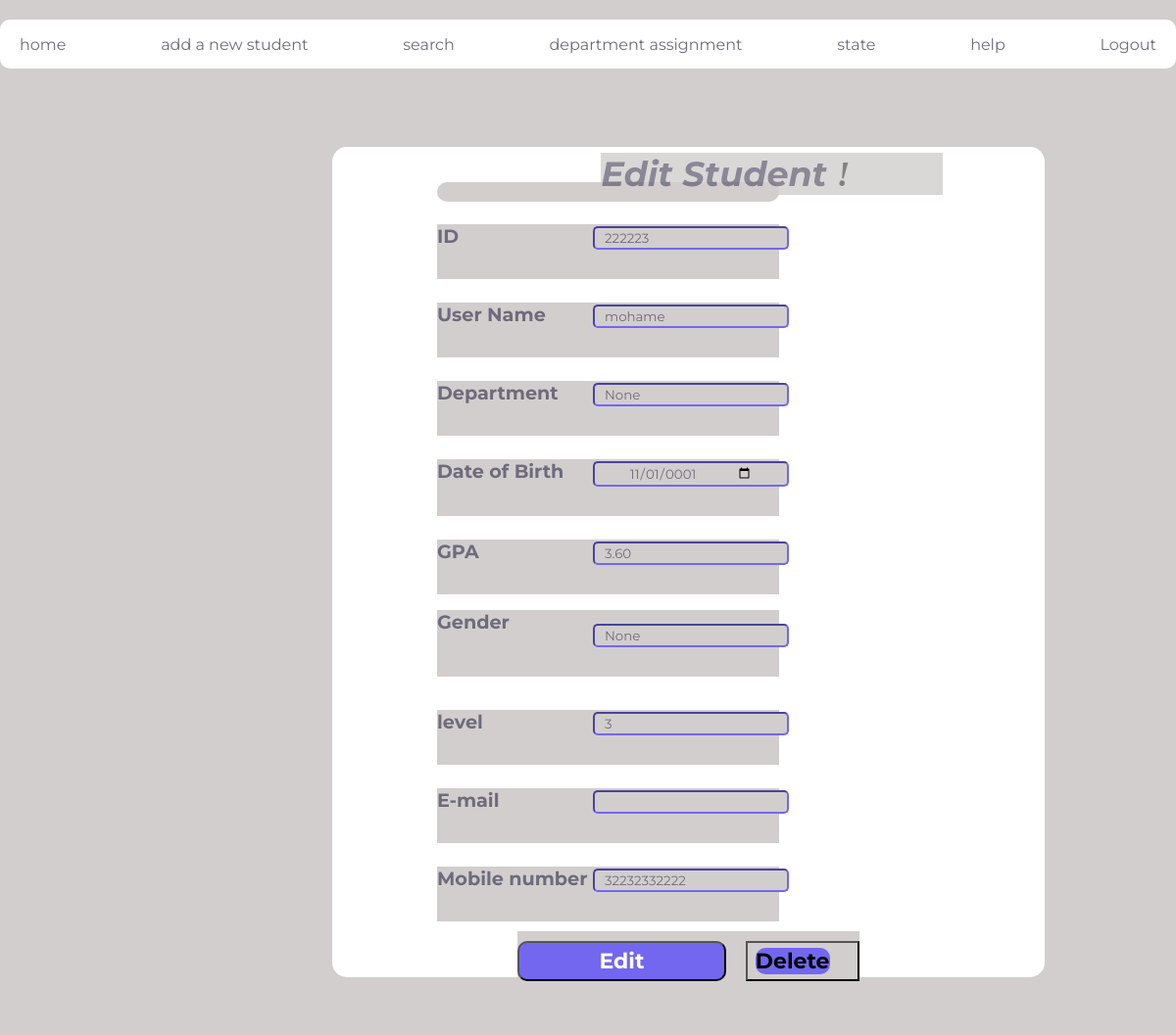
Screenshot of /edit.html/222223/ with the database file from the repository.
### pages/models.py (models this page shows, shortened)
class student(models.Model):
    name = models.CharField(max_length=15)
    gpa = models.DecimalField(max_digits=3, decimal_places=2)
    Id = models.IntegerField(primary_key=True)
    date = models.DateField()
    gender = models.CharField(max_length=5 , null=True )
    level = models.CharField(max_length=10 , null=True )
    status = models.BooleanField(default=True , null=True )
    dep = models.CharField(max_length=10,null=True)
    email = models.CharField(max_length=10)
    mobile = models.IntegerField()
    class Meta:
        ordering = ['-gpa']

### pages/views.py (the view)
# urls.py: path('edit.html/<int:ID>/', views.edit, name='edit'),
def edit(request,ID):
    stu = student.objects.get(Id=ID)
    return render(request, 'pages/pages/edit.html',{'stu':stu})

### templates/pages/pages/edit.html (shortened to what this page needs)
{% extends 'base.html' %}
{% load static %}
{% block edit %}
<!DOCTYPE html>
<html>
    <head>
        <link rel="stylesheet"href="{%static 'css/edit.css'%}">
        <link rel="stylesheet" href="https://cdnjs.cloudflare.com/ajax/libs/font-awesome/4.7.0/css/font-awesome.min.css">
    </head>
    <body>
        <form action="{% url 'update' stu.Id %}" method="POST" class="user_form">
          <div class="Userdiv">
            <div class="header">
                <p >edit student <span>!</span></p>
               </div>
           <div class="fkid">
             <label for="id" >ID</label>
                <input type="text"  name="edit1" id="id" value="{{stu.Id}}" >
           </div>
          <br>
            <div class="user">
                <label for="user">User Name</label>
            <input type="text"  name="edit" id="user" minlength="6" maxlength="24" value="{{stu.name}}" required  >
            </div>
        <br>
           <div class="department user">
            <label for="department">Department</label>
            <input type="text" disabled name="dp" id="user" minlength="6" maxlength="24" value="{{stu.dep}}" required  >
            </div>
        <br>
           <div class="date">
            <label for="date">Date of Birth</label>
            <input type="date"  name="date" id="date" value="{{stu.date|date:"Y-m-d"}}" >
           </div>
          <br>
            <div class="gpa">
                <label for="gpa">GPA</label>
            <input type="number"  name="GPA" id="gpa" step="0.1" min="0"max="4" required value="{{stu.gpa}}" >
            </div>
          <br>
           <div class="gender">
           <span id="gend"><p>Gender</p></span>
           <div class="gpa">
        <input type="text" name="gender" required value="{{stu.gender}}" >
        </div>
           </div>
          <br>
            <div class="level">
                <label for="lev"> level</label>
                <input type="number" name="level" id="lev" min="0" max="4" required  value="{{stu.level}}">
            </div>
            <br>
           <div class="email">
            <label for="email">E-mail</label>
            <input type="email"  name="e-mail" id="email" required >
           </div>
           <br>
           <div class="mobile"> <label for="mobile-number">Mobile number</label>
            <input type="tel"  name="mobile" id="mobile-number"  required  minlength="11" maxlength="11"  value="{{stu.mobile}}"></div>
           <div class="buttons">
               <br>
               <input type="submit" class="delete" value="Edit">
               <button><a id="delete" class="delete" href="{% url 'delete' stu.Id %}" style="text-decoration: none;color:black ;">delete</a></button>
           </div>
          </div>
        </form>
       <div class="footer"></div>
    </body>
</html>
{% endblock edit %}

### pages/static/css/home.css (style rules this page uses)
* { font-family: 'Montserrat',sans-serif; background-color:rgb(210 206 206); margin: 0; color: #6e6b7b; }

### pages/static/css/edit.css (style rules this page uses)
body { background-color:rgb(210 206 206) ; font-family:'Montserrat',sans-serif ; }
* { color: #6e6b7b; }
.header { opacity: 0.8; font-style: italic; position: relative; left: 48%; bottom: 30px; width: 100%; font-size: 35px; text-transform: capitalize; }
.header span { color: #312b2ba8; font-family: fangsong; }
.user_form { display: flex; align-content: space-between; border-radius: 15px; width: 697px; height: 738px; background-color: white; position: relative; left: 28%; top: 41px; padding-top: 36px; padding-left: 30px; padding-bottom: 74px; margin-left: 3px; }
.Userdiv { font-size: larger; font-weight: bold; border: none; }
.Userdiv { width: 50%; height: 20px; border-radius: 15px; position: relative; left: 77px; }
.gender { margin-bottom: 10px; }
.gender p { margin-bottom: 20px; margin-top: -8px; }
.fkid input,.gpa input,.date input,.email input,.mobile input,.level input,.user input { display: flex; justify-content: center; width: 200px; position: relative; left: 159px; bottom: 30px; margin-top: 8px; padding: 2px 10px 2px 10px; border-radius: 5px; border-color: #7367f0; }
.buttons { width: 100%; display: flex; position: relative; top: 10px; left: 82px; justify-content: space-between; padding-top: 10px; }
button { padding: 5px 8px 5px 8px; }
.delete { text-transform: capitalize; margin-right: 20px; border-radius: 10px; width: 100%; color: white; font-weight: bold; font-size: 22px; background-color: #7367f0; }
.footer { width: 100%; height: 100px; background-color:rgb(210 206 206) }

### rows the page displays
student: edit1 "222223", edit "mohame", dp "None", date "11/01/0001", GPA "3.60", gender "None", level "3", mobile "32232332222"
